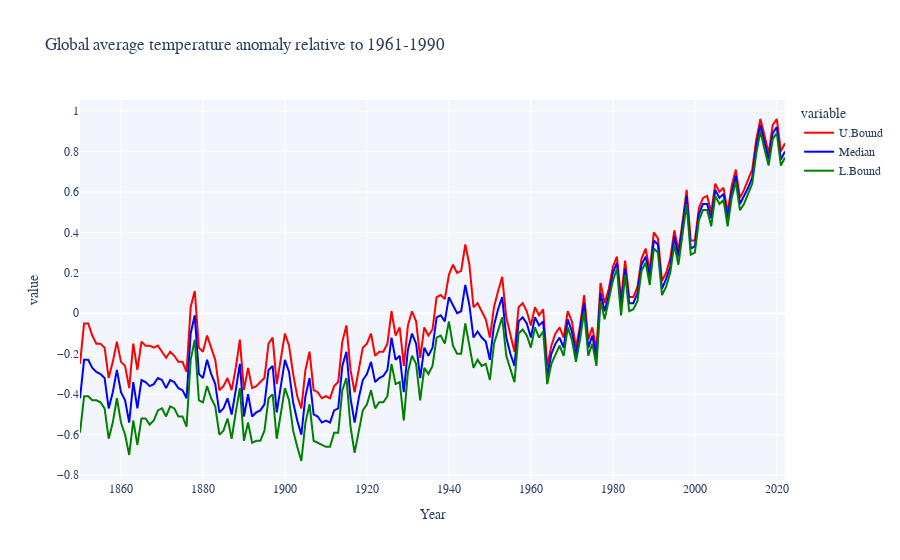

The code cell stored with this chart in its notebook:
### Markdown cell above
And a small tweak with the appearance...

### Code cell
# create the basic line graph
fig = px.line(
    df_global, 
    x="Year", 
    y=[
        "U.Bound",
        "Median",
        "L.Bound",
    ],
    color_discrete_sequence=['red', 'blue', 'green'], # set colours
    title='Global average temperature anomaly relative to 1961-1990',
)

# set the overall layout
fig.update_layout(
    font=dict(family='Times New Roman'), # set font
    plot_bgcolor='rgb(242, 246, 252)', # set background colour as light grey
)

# display
fig.show()

### Figure 1 — Plotly figure (JSON) as saved in the notebook; plotly's stock layout.template omitted (floating-point values rounded to 4 significant figures; data arrays with more than 128 entries replaced by an {"elided": "..."} marker saying what was removed)
{"data": [{"hovertemplate": "variable=U.Bound<br>Year=%{x}<br>value=%{y}<extra></extra>", "legendgroup": "U.Bound", "line": {"color": "red", "dash": "solid"}, "marker": {"symbol": "circle"}, "mode": "lines", "name": "U.Bound", "orientation": "v", "showlegend": true, "type": "scatter", "x": {"elided": "173 int values"}, "xaxis": "x", "y": {"elided": "173 float values"}, "yaxis": "y"}, {"hovertemplate": "variable=Median<br>Year=%{x}<br>value=%{y}<extra></extra>", "legendgroup": "Median", "line": {"color": "blue", "dash": "solid"}, "marker": {"symbol": "circle"}, "mode": "lines", "name": "Median", "orientation": "v", "showlegend": true, "type": "scatter", "x": {"elided": "173 int values"}, "xaxis": "x", "y": {"elided": "173 float values"}, "yaxis": "y"}, {"hovertemplate": "variable=L.Bound<br>Year=%{x}<br>value=%{y}<extra></extra>", "legendgroup": "L.Bound", "line": {"color": "green", "dash": "solid"}, "marker": {"symbol": "circle"}, "mode": "lines", "name": "L.Bound", "orientation": "v", "showlegend": true, "type": "scatter", "x": {"elided": "173 int values"}, "xaxis": "x", "y": {"elided": "173 float values"}, "yaxis": "y"}], "layout": {"font": {"family": "Times New Roman"}, "legend": {"title": {"text": "variable"}, "tracegroupgap": 0}, "plot_bgcolor": "rgb(242, 246, 252)", "title": {"text": "Global average temperature anomaly relative to 1961-1990"}, "xaxis": {"anchor": "y", "domain": [0, 1], "title": {"text": "Year"}}, "yaxis": {"anchor": "x", "domain": [0, 1], "title": {"text": "value"}}}}
